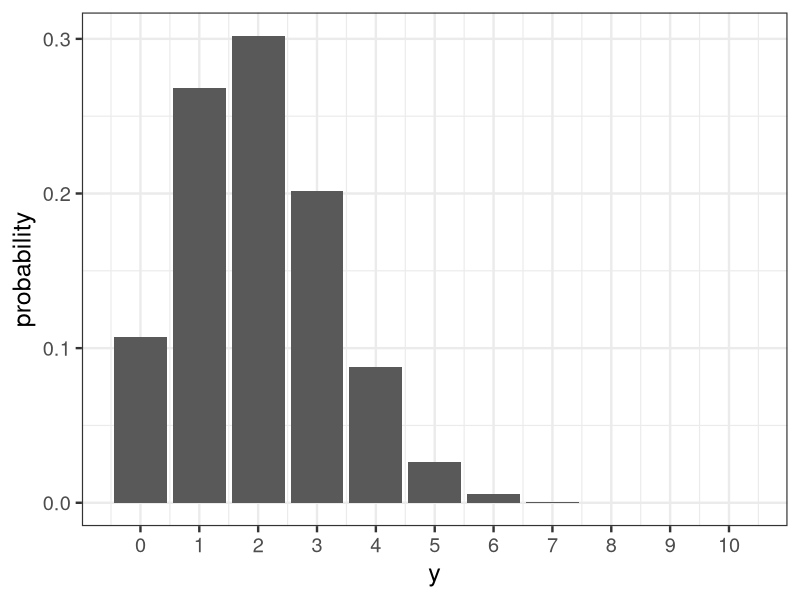

Source code (R):
library(ggplot2)

d <- data.frame(X=x<-0:10, Y=dbinom(x, size=10, prob=0.2))
p <- ggplot(data=d, aes(x=X, y=Y))
p <- p + theme_bw(base_size=18)
p <- p + geom_bar(stat='identity')
p <- p + labs(x='y', y='probability')
p <- p + scale_x_continuous(breaks=seq(0, 10, 1))
ggsave(file='output/fig6-3.png', plot=p, dpi=300, w=4, h=3)
